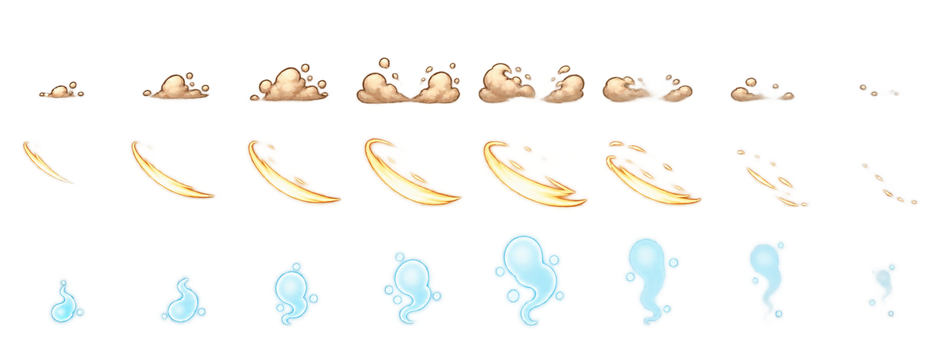
#> input picture artsrc/vfx/human_common_vfx_v1.png, 938 x 355 px, shrunk from 2038 x 771 before the run
$ python import_human_common_vfx.py
#> lines starting #> are read from the running program, lines starting #| are printed output that depends on the picture; after the words box and inside, x2 and y2 are one past the last pixel; in counts of white or black regions, pixels touching at a corner belong together
#!/usr/bin/env python3
"""Tach sheet VFX 8x3 cua human_common thanh sprite Unity."""

import hashlib
from pathlib import Path

import numpy as np
from PIL import Image


ROOT = Path(__file__).resolve().parents[1]
SOURCE = ROOT / "artsrc/vfx/human_common_vfx_v1.png"
SOUL_SOURCE = ROOT / "artsrc/vfx/human_common_soul_subtle_v2.png"
OUT = ROOT / "Assets/_Project/Art/VFX/human_common"
META_TEMPLATE = ROOT / "Assets/_Project/Art/Units/human_common/idle_smooth_1.png.meta"
ROWS = (("dust", 0.14), ("slash", 0.50), ("soul", 0.08))
PPU = 260.0


def replace_line(text: str, prefix: str, replacement: str) -> str:
    lines = text.splitlines()
    for i, line in enumerate(lines):
        if line.startswith(prefix):
            lines[i] = replacement
            return "\n".join(lines) + "\n"
    raise RuntimeError(f"Khong tim thay dong meta: {prefix}")


def main() -> int:
    image = Image.open(SOURCE).convert("RGBA")
#> image is the input picture: PIL image 938x355 RGBA; mean R, G, B, A 35.9, 35.5, 28, 20.7
    rgba = np.asarray(image).copy()
    # Xoa lop alpha qua mong do AI de lai; giu hat bui/sang co alpha ro rang.
    rgba[rgba[..., 3] < 18] = 0
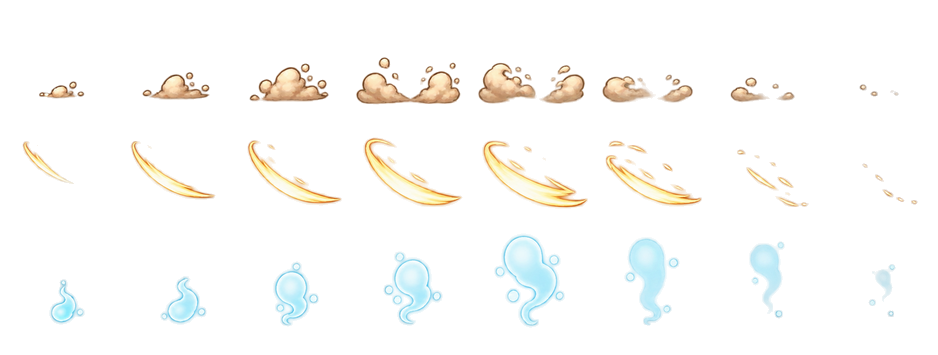
#> rgba: shape (355, 938, 4); 8.08% of pixels changed, all inside (x1, y1, x2, y2) = (19, 4, 926, 348); transparent parts drawn white
    image = Image.fromarray(rgba, "RGBA")
    xs = [round(i * image.width / 8) for i in range(9)]
    ys = [round(i * image.height / 3) for i in range(4)]
#> ys = [0, 118, 237, 355]
#> (the run stopped early here; a loop or call above may not have finished)

$ run again, with artsrc/vfx/common_attack_vfx_v1.png copied over artsrc/vfx/human_common_vfx_v1.png
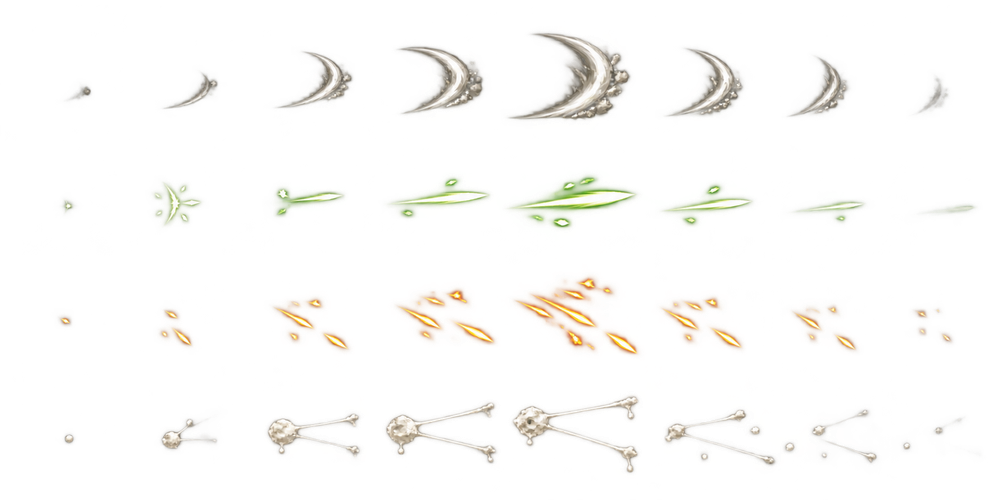
#> input picture artsrc/vfx/common_attack_vfx_v1.png, 1000 x 500 px, shrunk from 1774 x 887 before the run
#> in main, image is the input picture: PIL image 1000x500 RGBA; mean R, G, B, A 30.7, 26.4, 18.1, 12.8
#> in main, `rgba[rgba[..., 3] < 18] = 0`:
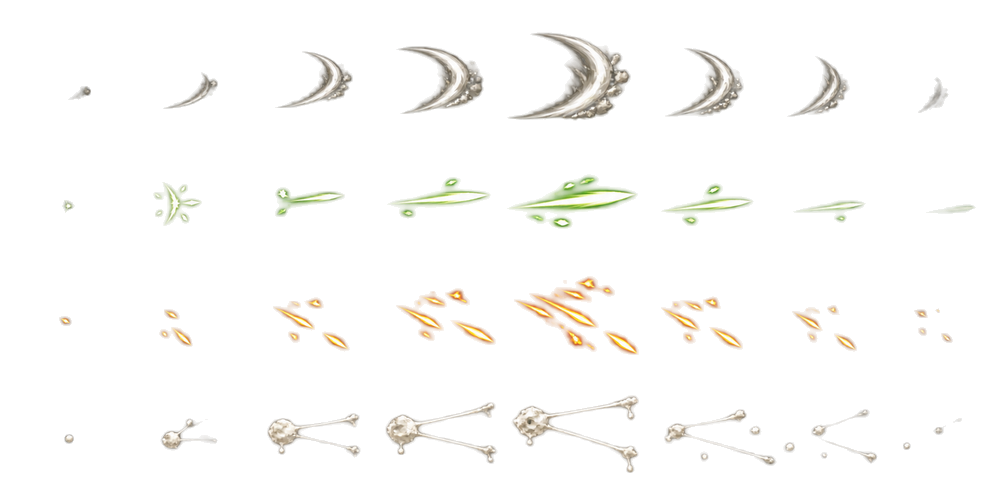
#> rgba: shape (500, 1000, 4); 12.78% of pixels changed, all inside (x1, y1, x2, y2) = (0, 5, 991, 500); transparent parts drawn white

$ run again, with artsrc/vfx/human_rare_spear_v1.png copied over artsrc/vfx/human_common_vfx_v1.png
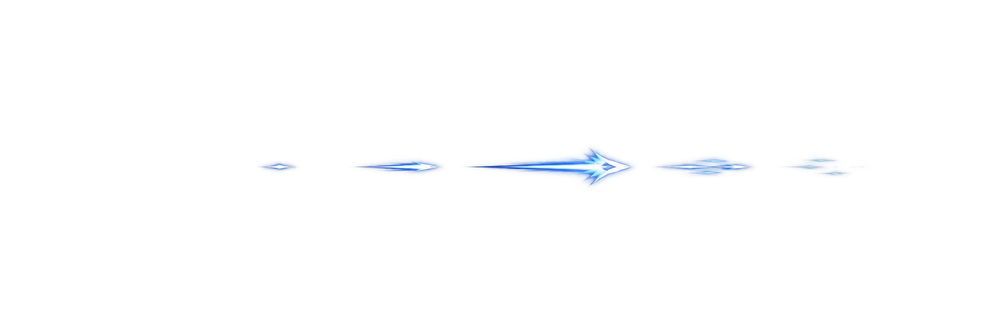
#> input picture artsrc/vfx/human_rare_spear_v1.png, 1000 x 333 px, shrunk from 2172 x 724 before the run
#> in main, image is the input picture: PIL image 1000x333 RGBA; mean R, G, B, A 2, 3.1, 5, 2
#> in main, `rgba[rgba[..., 3] < 18] = 0`:
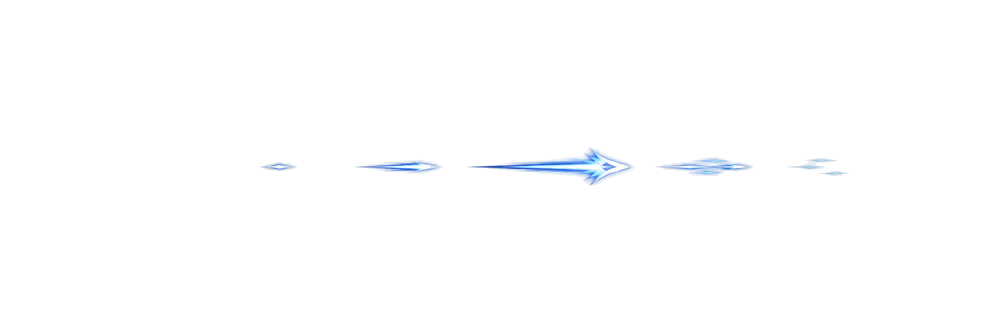
#> rgba: shape (333, 1000, 4); 1.3% of pixels changed, all inside (x1, y1, x2, y2) = (253, 61, 879, 229); transparent parts drawn white

$ run again, with artsrc/vfx/ranged_projectiles_v1.png copied over artsrc/vfx/human_common_vfx_v1.png
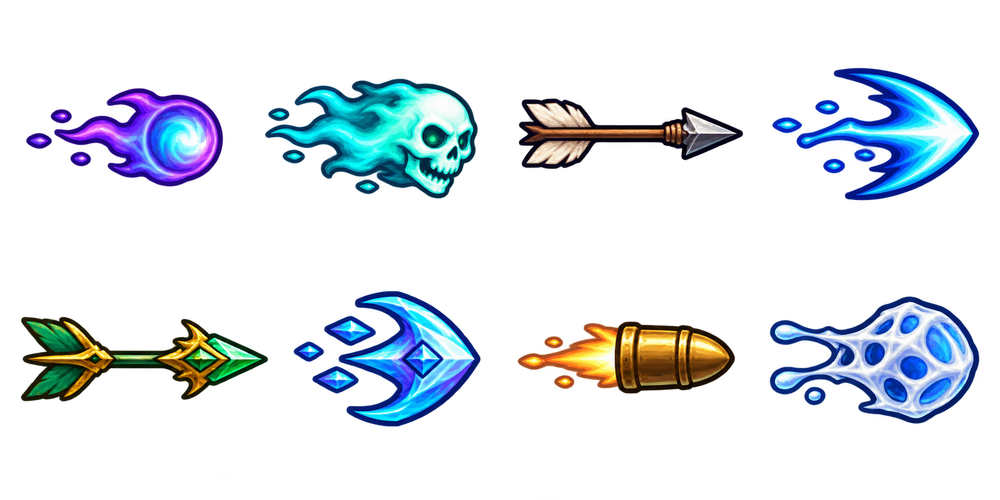
#> input picture artsrc/vfx/ranged_projectiles_v1.png, 1000 x 500 px, shrunk from 1774 x 887 before the run
#> in main, image is the input picture: PIL image 1000x500 RGBA; mean R, G, B, A 17, 24.5, 32.7, 48.3
#> in main, `rgba[rgba[..., 3] < 18] = 0`:
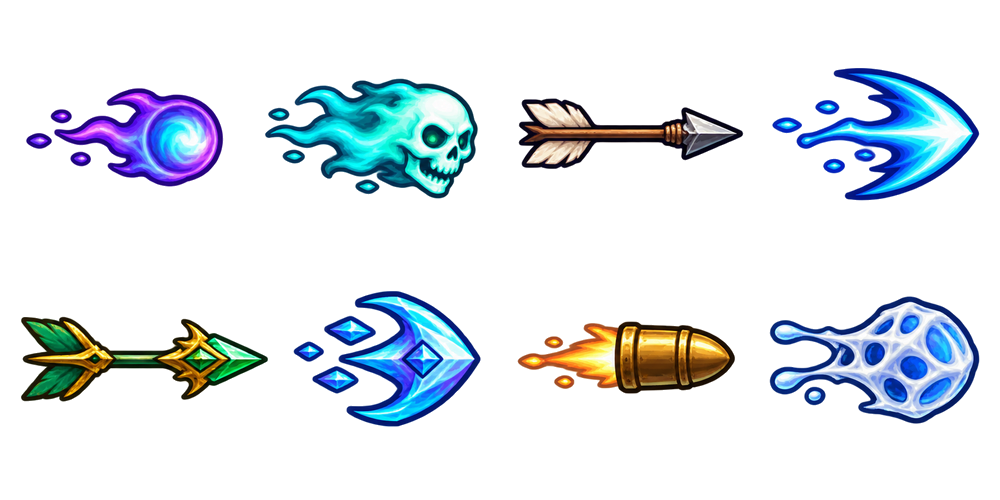
#> rgba: shape (500, 1000, 4); 2.43% of pixels changed, all inside (x1, y1, x2, y2) = (18, 10, 983, 500); transparent parts drawn white
